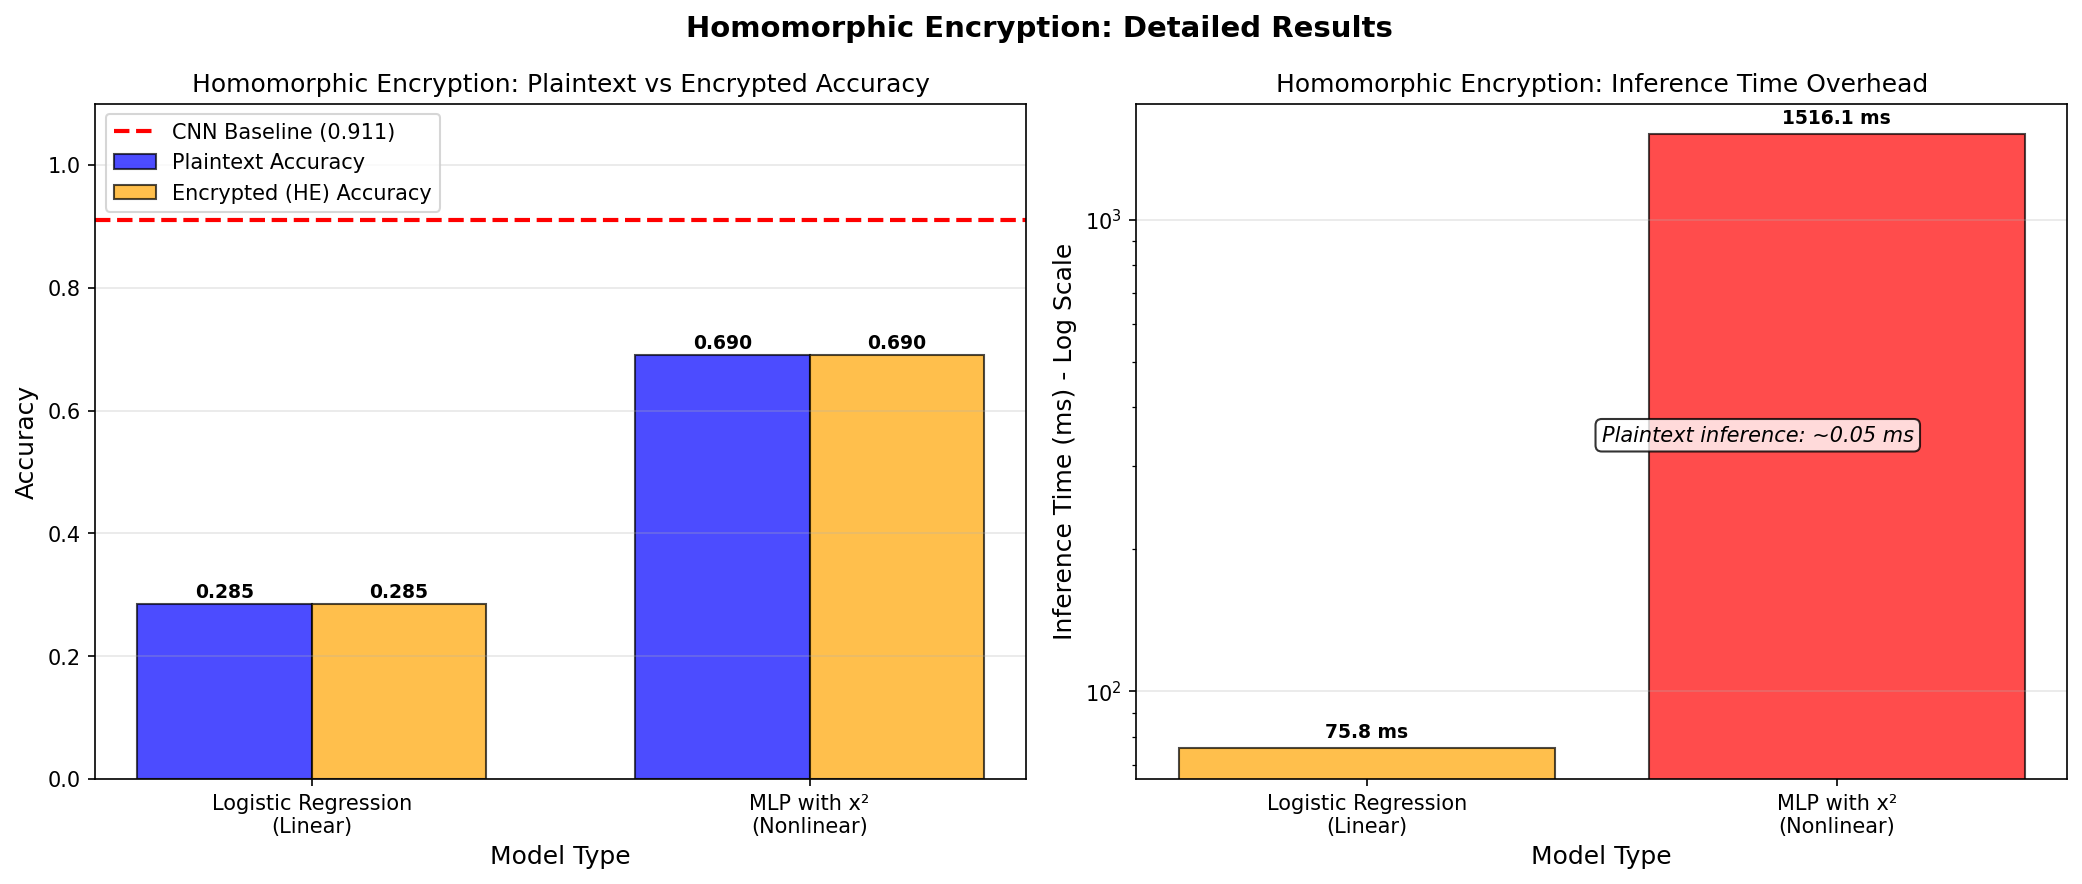

This chart was generated by the following Python code:
import matplotlib
matplotlib.use('Agg')
import matplotlib.pyplot as plt
import numpy as np
import os

os.makedirs('plots', exist_ok=True)

# Data from your HE_comparison.py
model_names = ['Logistic Regression\n(Linear)', 'MLP with x²\n(Nonlinear)']
model_params = [256, 4352]
plaintext_acc = [0.2850, 0.6900]
encrypted_acc = [0.2850, 0.6900]
inference_time = [75.83, 1516.13]  # ms
encrypt_time = 5.49  # ms

# Baseline CNN for reference
baseline_acc = 0.9112

print('=' * 60)
print('HE FIXED PLOT - Plaintext vs Encrypted Accuracy')
print('=' * 60)

# Create figure with 2 subplots side by side
fig, (ax1, ax2) = plt.subplots(1, 2, figsize=(14, 6))
fig.suptitle('Homomorphic Encryption: Detailed Results', fontsize=14, fontweight='bold')

# ============================================================
# PLOT 1: Accuracy vs Model Complexity (Line plot like DP/FL)
# ============================================================
x_pos = np.arange(len(model_names))
width = 0.35

# Bar chart for clarity
bars1 = ax1.bar(x_pos - width/2, plaintext_acc, width, label='Plaintext Accuracy', 
                color='blue', alpha=0.7, edgecolor='black')
bars2 = ax1.bar(x_pos + width/2, encrypted_acc, width, label='Encrypted (HE) Accuracy', 
                color='orange', alpha=0.7, edgecolor='black')

# Add baseline line
ax1.axhline(y=baseline_acc, color='r', linestyle='--', linewidth=2, 
            label=f'CNN Baseline ({baseline_acc:.3f})')

ax1.set_xlabel('Model Type', fontsize=12)
ax1.set_ylabel('Accuracy', fontsize=12)
ax1.set_title('Homomorphic Encryption: Plaintext vs Encrypted Accuracy', fontsize=12)
ax1.set_xticks(x_pos)
ax1.set_xticklabels(model_names)
ax1.set_ylim([0, 1.1])
ax1.legend(loc='upper left')
ax1.grid(True, alpha=0.3, axis='y')

# Add value labels on bars
for bar in bars1:
    height = bar.get_height()
    ax1.annotate(f'{height:.3f}', 
                xy=(bar.get_x() + bar.get_width()/2, height),
                xytext=(0, 3), textcoords="offset points",
                ha='center', fontsize=9, fontweight='bold')

for bar in bars2:
    height = bar.get_height()
    ax1.annotate(f'{height:.3f}', 
                xy=(bar.get_x() + bar.get_width()/2, height),
                xytext=(0, 3), textcoords="offset points",
                ha='center', fontsize=9, fontweight='bold')

# ============================================================
# PLOT 2: Inference Time Comparison
# ============================================================
bars3 = ax2.bar(model_names, inference_time, color=['orange', 'red'], alpha=0.7, edgecolor='black')
ax2.set_xlabel('Model Type', fontsize=12)
ax2.set_ylabel('Inference Time (ms) - Log Scale', fontsize=12)
ax2.set_title('Homomorphic Encryption: Inference Time Overhead', fontsize=12)
ax2.set_yscale('log')
ax2.grid(True, alpha=0.3, axis='y')

# Add value labels
for bar, val in zip(bars3, inference_time):
    ax2.annotate(f'{val:.1f} ms', 
                xy=(bar.get_x() + bar.get_width()/2, val),
                xytext=(0, 5), textcoords="offset points",
                ha='center', fontsize=9, fontweight='bold')

# Add annotation for plaintext inference time
ax2.annotate('Plaintext inference: ~0.05 ms', 
            xy=(0.5, 0.5), xycoords='axes fraction',
            fontsize=10, style='italic',
            bbox=dict(boxstyle='round', facecolor='white', alpha=0.8))

plt.tight_layout()
plt.savefig('plots/he_fixed_plot.png', dpi=150, bbox_inches='tight')
print('Plot saved to plots/he_fixed_plot.png')

# ============================================================
# CREATE A LINE PLOT (like DP and FL) FOR HE
# ============================================================
fig2, ax3 = plt.subplots(figsize=(8, 6))

# Plot plaintext and encrypted as lines vs model complexity
x_vals = [1, 2]  # 1 for Linear, 2 for Nonlinear
ax3.plot(x_vals, plaintext_acc, 'b-o', linewidth=2, markersize=10, 
         label='Plaintext Accuracy', markerfacecolor='white', markeredgewidth=2)
ax3.plot(x_vals, encrypted_acc, 'r-s', linewidth=2, markersize=10, 
         label='Encrypted (HE) Accuracy', markerfacecolor='white', markeredgewidth=2)

# Add baseline line
ax3.axhline(y=baseline_acc, color='g', linestyle='--', linewidth=2, 
            label=f'CNN Baseline ({baseline_acc:.3f})')

ax3.set_xlabel('Model Complexity (1=Linear, 2=Nonlinear MLP)', fontsize=12)
ax3.set_ylabel('Accuracy', fontsize=12)
ax3.set_title('HE: Accuracy vs Model Complexity (Line Plot Style)', fontsize=14)
ax3.set_xticks([1, 2])
ax3.set_xticklabels(['Linear\n(256 params)', 'Nonlinear\n(4352 params)'])
ax3.set_ylim([0, 1])
ax3.grid(True, alpha=0.3)
ax3.legend(loc='lower right')

# Add value labels
for i, (x, y) in enumerate(zip(x_vals, plaintext_acc)):
    ax3.annotate(f'{y:.3f}', (x, y), textcoords="offset points", xytext=(5, 5), ha='center', fontsize=9)
for i, (x, y) in enumerate(zip(x_vals, encrypted_acc)):
    ax3.annotate(f'{y:.3f}', (x, y), textcoords="offset points", xytext=(5, -10), ha='center', fontsize=9)

plt.tight_layout()
plt.savefig('plots/he_line_plot.png', dpi=150, bbox_inches='tight')
print('Line plot saved to plots/he_line_plot.png')

# ============================================================
# PRINT SUMMARY
# ============================================================
print('\n' + '=' * 60)
print('FIXED HE RESULTS SUMMARY')
print('=' * 60)
print(f'\nModel 1: Logistic Regression (Linear)')
print(f'  Plaintext Accuracy:  {plaintext_acc[0]:.4f} ({plaintext_acc[0]*100:.1f}%)')
print(f'  Encrypted Accuracy:  {encrypted_acc[0]:.4f} ({encrypted_acc[0]*100:.1f}%)')
print(f'  Inference Time:      {inference_time[0]:.2f} ms')
print(f'  Parameters:          {model_params[0]}')
print(f'  Slowdown:            {inference_time[0]/0.05:.0f}x')

print(f'\nModel 2: MLP with x² Activation (Nonlinear)')
print(f'  Plaintext Accuracy:  {plaintext_acc[1]:.4f} ({plaintext_acc[1]*100:.1f}%)')
print(f'  Encrypted Accuracy:  {encrypted_acc[1]:.4f} ({encrypted_acc[1]*100:.1f}%)')
print(f'  Inference Time:      {inference_time[1]:.2f} ms')
print(f'  Parameters:          {model_params[1]}')
print(f'  Slowdown:            {inference_time[1]/0.05:.0f}x')

print(f'\nCNN Baseline Accuracy: {baseline_acc:.4f} ({baseline_acc*100:.1f}%)')
print(f'Encryption Time (both models): {encrypt_time:.2f} ms/sample')

print('\nFiles generated:')
print('  - plots/he_fixed_plot.png (bar chart comparison)')
print('  - plots/he_line_plot.png (line plot like DP/FL)')
print('=' * 60)
